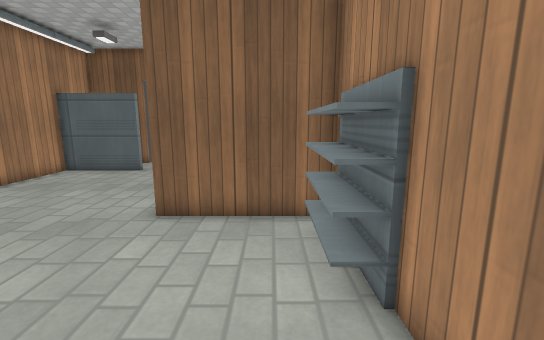
View 1 (above)

14 first-person views from a walk through a level from a Godot 3-D game. The camera is 1.4 m above the floor, tilts 10° down and sees 90° across. The floor is counted in squares, 0.5 m on a side. Each view is taken from the middle of a square. On the plan, view 1 faces up. The plan holds only what a view shows up to about 19 squares ahead; the rest is blank. Surface patterns are stand-ins for the level's own textures.

View 2
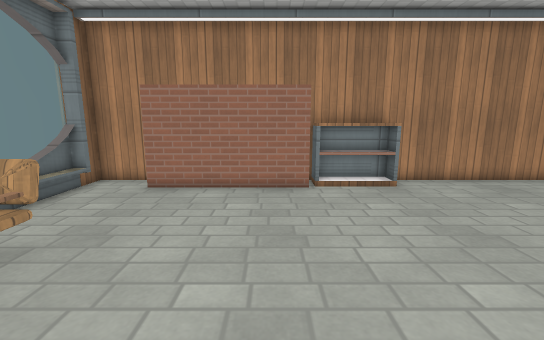

View 3
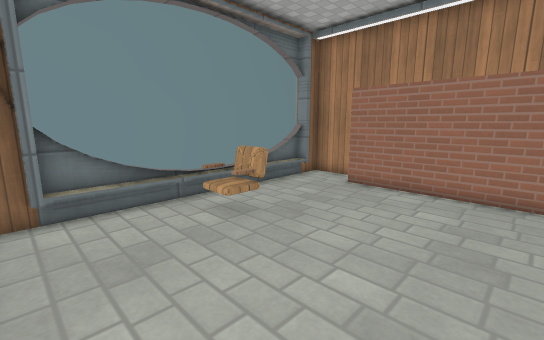

View 4
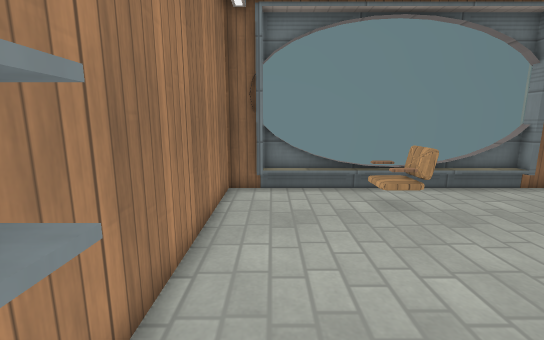

View 5
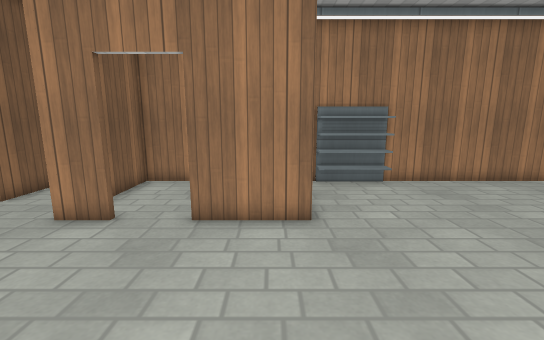

View 6
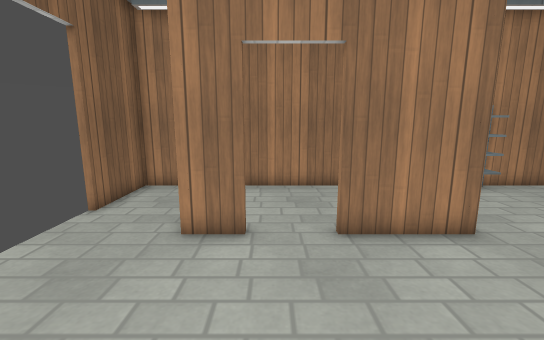

View 7
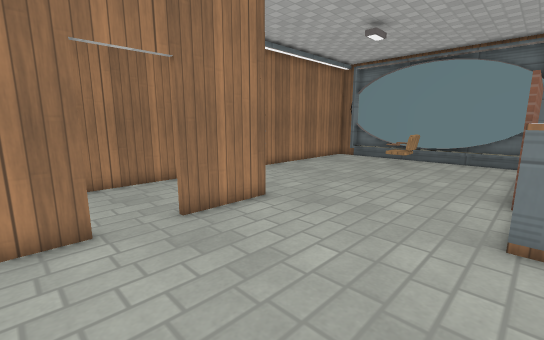

View 8
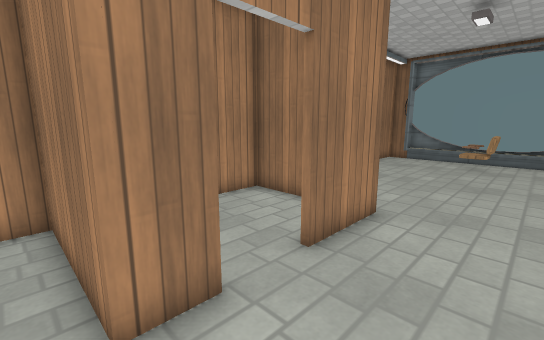

View 9
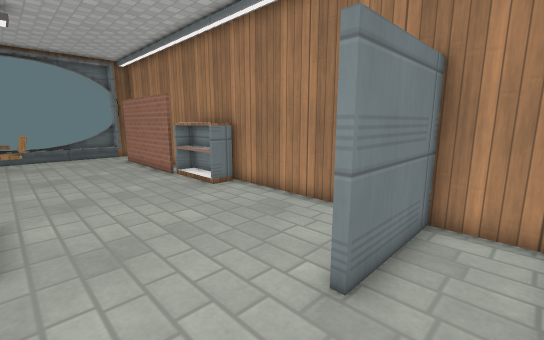

View 10
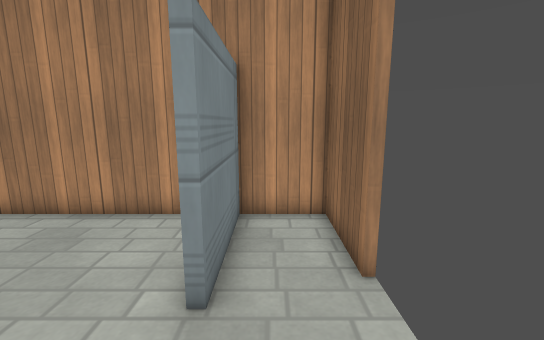

View 11
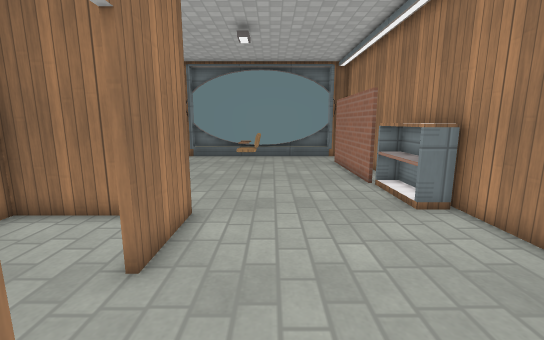

View 12
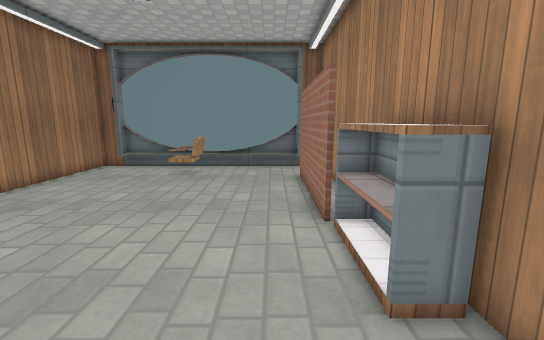

View 13
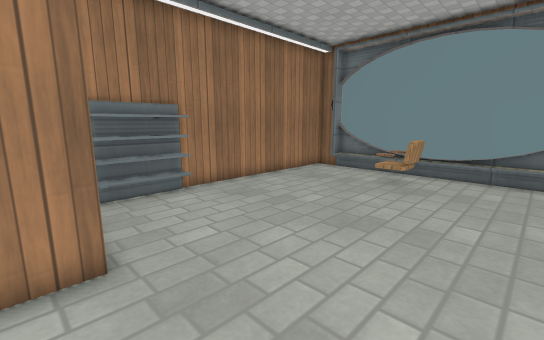

View 14
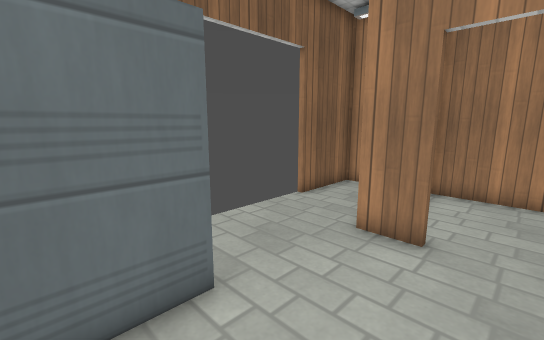

### Floor plan
Key: @ floor where view 1 was taken; # wall or solid block; . floor; / step, stairs or slope; = window, fence, low wall or low ledge; ^ raised ledge; C chair; O other object.
Columns run from 12 left of view 1 to 2 right of it. Each row starts with its distance up from view 1.
 19 ####       ####
 18 #.............#
 17 #.............#
 16 #####.........#
 15 #........######
 14 #........#....#
 13 #.............#
 12 #.............#
 11 #........#....#
 10 #........#....#
  9 #........#....#
  8 #........######
  7 ^^...........O#
  6 ^^...........O#
  5 ^^...........O#
  4 ^^...........O#
  3 ## ...........#
  2  # ...........#
  1   #...........#
  0   #.........@.#
 -1   #...........#
 -2  # ...........#
 -3 ## ....C......#
 -4 #......CO.....#
 -5 #......CC/....#
 -6 ##=/////////###
 -7 ###=       =###

Positions as (right, up) in squares from view 1, and headings:
1: (0, 0), facing up
2: (1, 2), facing left
3: (1, 3), facing down-left
4: (0, 5), facing down
5: (-11, 9), facing right
6: (-10, 13), facing right
7: (-11, 15), facing down-right
8: (-7, 16), facing down-right
9: (-4, 18), facing down-left
10: (-4, 17), facing left
11: (-6, 16), facing down
12: (-9, 11), facing down
13: (-9, 9), facing down-right
14: (-10, 12), facing up-right
